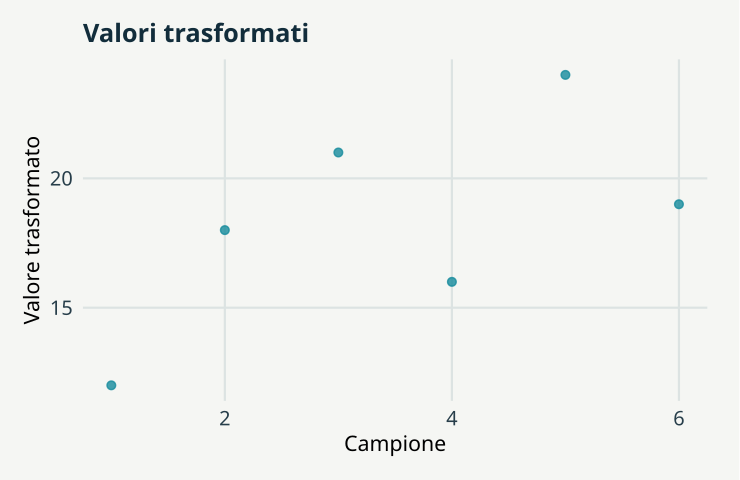

The R source for this figure:
# GeoStat Lab — funzioni comuni. R >= 4.3; ggplot2 >= 3.4; jsonlite.
suppressPackageStartupMessages(library(ggplot2))
col_geo <- c('#168B9C','#BC5B35','#7054A4','#A17B19','#227864','#64748B')
theme_set(theme_minimal(base_size=17, base_family='sans') + theme(
  plot.background=element_rect(fill='#F5F6F3',colour=NA),
  panel.background=element_rect(fill='#F5F6F3',colour=NA),
  panel.grid.minor=element_blank(),panel.grid.major=element_line(colour='#DCE3E2'),
  plot.title=element_text(size=19,face='bold',colour='#122D3B'),
  plot.subtitle=element_text(size=13,colour='#405560',margin=margin(b=12)),
  axis.text=element_text(size=15,colour='#273E4A'),axis.title=element_text(size=16),
  legend.position='bottom',legend.title=element_blank(),legend.text=element_text(size=14),
  strip.text=element_text(size=15,face='bold'),plot.margin=margin(18,24,18,18)))
metric <- function(...) data.frame(grandezza=names(c(...)),valore=as.character(c(...)),check.names=FALSE)
f <- function(x,d=3) {out<-formatC(x,digits=d,format='fg');out[!is.finite(x)]<-'Non definito';out}
line_plot <- function(d,x='x',y='y',title='',xl=x,yl=y,group=NULL) {
 p<-ggplot(d,aes(x=.data[[x]],y=.data[[y]]))
 if(is.null(group)) p<-p+geom_line(colour=col_geo[1],linewidth=1.05) else p<-p+aes(colour=.data[[group]],group=.data[[group]])+geom_line(linewidth=1)+scale_colour_manual(values=col_geo)
 p+labs(title=title,x=xl,y=yl)
}
point_plot <- function(d,x='x',y='y',title='',xl=x,yl=y,group=NULL) {
 p<-ggplot(d,aes(x=.data[[x]],y=.data[[y]]))
 if(is.null(group))p<-p+geom_point(colour=col_geo[1],size=2.5,alpha=.8) else p<-p+aes(colour=.data[[group]])+geom_point(size=2.7,alpha=.85)+scale_colour_manual(values=col_geo)
 p+labs(title=title,x=xl,y=yl)
}
hist_plot<-function(x,title='',xl='Valore',bins=20)ggplot(data.frame(x=x),aes(x))+geom_histogram(bins=bins,fill=col_geo[1],colour='#F5F6F3')+labs(title=title,x=xl,y='Frequenza')
bar_plot<-function(d,x='gruppo',y='valore',title='',yl='Valore')ggplot(d,aes(x=.data[[x]],y=.data[[y]],fill=.data[[x]]))+geom_col(width=.65)+scale_fill_manual(values=rep(col_geo,length.out=length(unique(d[[x]])) ))+guides(fill='none')+labs(title=title,x=NULL,y=yl)
map_plot<-function(d,z='z',title='',xl='Est [km]',yl='Nord [km]')ggplot(d,aes(x,y,fill=.data[[z]]))+geom_raster()+coord_equal()+scale_fill_gradientn(colours=c('#153F56','#298C9C','#B8CDB2','#F1D889','#AD542F'))+labs(title=title,x=xl,y=yl)
acf_data<-function(x,lag=20){a<-acf(x,lag.max=min(lag,length(x)-1),plot=FALSE);data.frame(x=as.vector(a$lag)[-1],y=as.vector(a$acf)[-1])}
# AR(1), distribuzione marginale stazionaria N(0, 1).
ar_series<-function(n,rho){x<-numeric(n);x[1]<-rnorm(1);for(i in 2:n)x[i]<-rho*x[i-1]+sqrt(1-rho^2)*rnorm(1);x}
# Distanze euclidee in unità metriche già dichiarate; nessuna conversione implicita di CRS.
dist_cross<-function(a,b)sqrt(outer(a[,1],b[,1],'-')^2+outer(a[,2],b[,2],'-')^2)
# Predittore IDW: i punti coincidenti ricevono esattamente il valore osservato.
idw<-function(xy,z,new,power=2){dd<-dist_cross(new,xy);apply(dd,1,function(d)if(any(d<1e-10))mean(z[d<1e-10])else weighted.mean(z,d^(-power)))}
# CART didattico binario: divisioni assiali che minimizzano l'impurità di Gini.
cart_fit<-function(x,y,depth=2,minleaf=4){
 node<-list(p=mean(y),n=length(y));if(depth<1||length(unique(y))<2||length(y)<2*minleaf)return(node)
 best<-Inf
 for(j in seq_len(ncol(x))){v<-sort(unique(x[,j])); if(length(v)<2)next
  for(cut in (head(v,-1)+tail(v,-1))/2){left<-x[,j]<=cut;nl<-sum(left);nr<-sum(!left);if(min(nl,nr)<minleaf)next
   score<-nl*mean(y[left])*(1-mean(y[left]))+nr*mean(y[!left])*(1-mean(y[!left]))
   if(score<best){best<-score;node$j<-j;node$cut<-cut;split<-left}
  }
 }
 if(is.finite(best)){node$left<-cart_fit(x[split,,drop=FALSE],y[split],depth-1,minleaf);node$right<-cart_fit(x[!split,,drop=FALSE],y[!split],depth-1,minleaf)};node
}
cart_predict<-function(tree,x)apply(x,1,function(row){t<-tree;while(!is.null(t$j))t<-if(row[t$j]<=t$cut)t$left else t$right;t$p})

p <- list(a = 100, seed = 17)
set.seed(p$seed)
x <- c(0.12, 0.18, 0.21, 0.16, 0.24, 0.19)

y <- p$a * x

data <- data.frame(campione = seq_along(x), x = x, y = y)

plots <- list(point_plot(data, "campione", "y", "Valori trasformati", "Campione", "Valore trasformato"))

metrics <- metric(`Media iniziale` = f(mean(x)), `Media trasformata` = f(mean(y)))
print(metrics,row.names=FALSE)
ggplot2::ggsave('t00-programma-B.svg',plots[[1]],device=svglite::svglite,width=7.7,height=5.0,bg='#F8F6F1')
